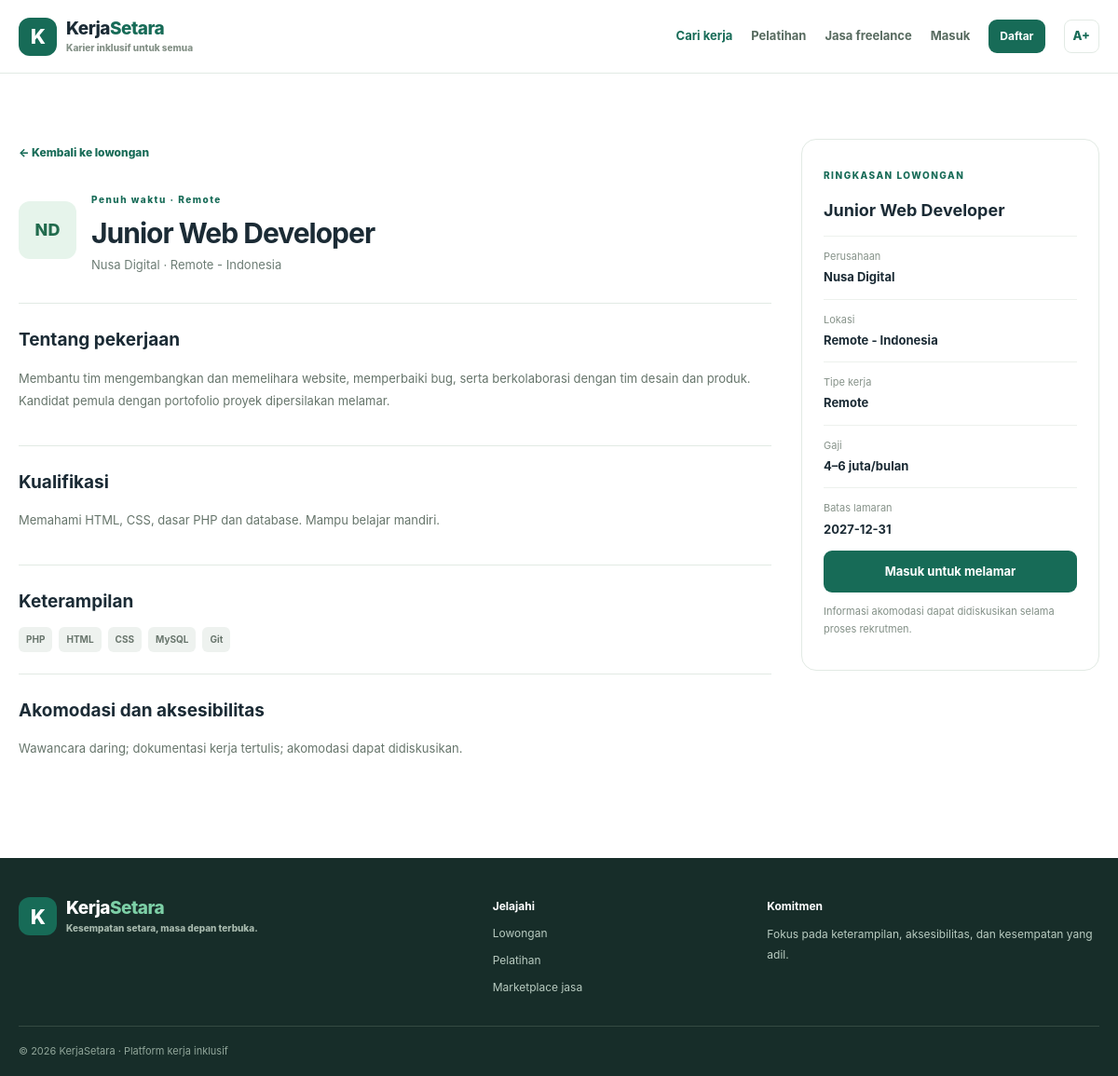
The app's page /public/job.php?id=1 with its own data.
### tables this page shows
CREATE TABLE jobs(id INT UNSIGNED AUTO_INCREMENT PRIMARY KEY,company_id INT UNSIGNED NOT NULL,title VARCHAR(180) NOT NULL,description TEXT NOT NULL,requirements TEXT,skills TEXT,work_type ENUM('Remote','Hybrid','Onsite') DEFAULT 'Remote',employment_type VARCHAR(50) DEFAULT 'Penuh waktu',location VARCHAR(120),salary_range VARCHAR(100),accessibility TEXT,deadline DATE,status ENUM('Aktif','Ditangguhkan','Ditutup') DEFAULT 'Aktif',created_at TIMESTAMP DEFAULT CURRENT_TIMESTAMP,updated_at TIMESTAMP DEFAULT CURRENT_TIMESTAMP ON UPDATE CURRENT_TIMESTAMP,FOREIGN KEY(company_id) REFERENCES users(id) ON DELETE CASCADE,INDEX(status),INDEX(work_type));

### app/helpers.php (called while the page is built, shortened)
<?php
require_once __DIR__.'/../config/config.php';
function e(?string $s): string { return htmlspecialchars($s??'',ENT_QUOTES,'UTF-8'); }
function url(string $p=''): string { return rtrim(BASE_URL,'/').($p?'/'.ltrim($p,'/'):'/'); }
function current_user(): ?array { return $_SESSION['user']??null; }
function initials(string $s): string { $out='';foreach(array_slice(preg_split('/\s+/',trim($s))?:[],0,2) as $p)$out.=strtoupper(substr($p,0,1));return $out?:'KS'; }

### config/config.php (called while the page is built, shortened)
<?php
function db(): PDO {
 $pdo=new PDO('mysql:host='.DB_HOST.';dbname='.DB_NAME.';charset=utf8mb4',DB_USER,DB_PASS,[
  PDO::ATTR_ERRMODE=>PDO::ERRMODE_EXCEPTION,
  PDO::ATTR_DEFAULT_FETCH_MODE=>PDO::FETCH_ASSOC,
  PDO::ATTR_EMULATE_PREPARES=>false
 ]);
 return $pdo;
}

### public/job.php (the view, shortened to what this page needs)
<?php
require_once __DIR__.'/../app/layout.php';$id=(int)($_GET['id']??0);$st=db()->prepare("SELECT j.*,COALESCE(cp.company_name,u.name) company FROM jobs j JOIN users u ON u.id=j.company_id LEFT JOIN company_profiles cp ON cp.user_id=u.id WHERE j.id=? AND j.status='Aktif'");$st->execute([$id]);$j=$st->fetch();if(!$j){http_response_code(404);page_header('Lowongan tidak ditemukan');echo '<section class="section container"><div class="empty"><h1>Lowongan tidak ditemukan</h1><a class="btn btn-primary" href="'.e(url('jobs.php')).'">Kembali</a></div></section>';page_footer();exit;}$already=false;if(current_user()&&current_user()['role']==='candidate'){$a=db()->prepare('SELECT id FROM applications WHERE job_id=? AND candidate_id=?');$a->execute([$id,current_user()['id']]);$already=(bool)$a->fetchColumn();}page_header($j['title'],'jobs'); ?>
<section class="section"><div class="container detail-grid"><div><a class="link" href="<?=e(url('jobs.php'))?>">← Kembali ke lowongan</a><div class="detail-title"><div class="company-logo large"><?=e(initials($j['company']))?></div><div><span class="eyebrow"><?=e($j['employment_type'])?> · <?=e($j['work_type'])?></span><h1><?=e($j['title'])?></h1><p class="muted"><?=e($j['company'])?> · <?=e($j['location'])?></p></div></div><?php foreach(['Tentang pekerjaan'=>'description','Kualifikasi'=>'requirements','Keterampilan'=>'skills','Akomodasi dan aksesibilitas'=>'accessibility'] as $label=>$key):?><div class="detail-block"><h2><?=$label?></h2><?php if($key==='skills'):?><div class="tags"><?php foreach(array_filter(array_map('trim',explode(',',$j[$key]??''))) as $skill):?><span class="tag"><?=e($skill)?></span><?php endforeach;?></div><?php else:?><p class="preserve"><?=e($j[$key]?:($key==='accessibility'?'Hubungi perusahaan untuk mendiskusikan kebutuhan aksesibilitas.':'Belum ada informasi.'))?></p><?php endif;?></div><?php endforeach;?></div><aside class="panel apply-panel"><span class="eyebrow">RINGKASAN LOWONGAN</span><h2><?=e($j['title'])?></h2><?php foreach(['Perusahaan'=>$j['company'],'Lokasi'=>$j['location']?:'Fleksibel','Tipe kerja'=>$j['work_type'],'Gaji'=>$j['salary_range']?:'Sesuai kesepakatan','Batas lamaran'=>$j['deadline']?:'Tidak ditentukan'] as $k=>$v):?><div class="summary"><small><?=e($k)?></small><b><?=e($v)?></b></div><?php endforeach;?><?php if($already):?><div class="alert alert-success">Kamu sudah melamar lowongan ini.</div><a class="btn btn-outline full" href="<?=e(url('candidate/applications.php'))?>">Lihat status lamaran</a><?php elseif(!current_user()):?><a class="btn btn-primary full" href="<?=e(url('login.php'))?>">Masuk untuk melamar</a><?php else:?><p class="tiny">Akun perusahaan/admin tidak dapat melamar.</p><?php endif;?><p class="tiny">Informasi akomodasi dapat didiskusikan selama proses rekrutmen.</p></aside></div></section>

### public/assets/css/style.css (style rules this page uses)
* { box-sizing:border-box }
:root { --ink:#1b2b35;--muted:#6d7d75;--green:#176b57;--green2:#e8f5ed;--line:#e2eae4;--cream:#f5faf6;--purple:#6c5bc8;font-family:Inter,system-ui,-apple-system,"Segoe UI",sans-serif;color:var(--ink);font-size:16px }
body { margin:0;line-height:1.65 }
a { color:inherit;text-decoration:none }
.container { width:min(1160px,calc(100% - 40px));margin:auto }
.btn { display:inline-flex;align-items:center;justify-content:center;gap:7px;padding:11px 16px;border-radius:9px;border:1px solid transparent;font-size:13px;font-weight:750;cursor:pointer;transition:.15s }
.btn-primary { background:var(--green);color:white }
.full { width:100% }
.eyebrow { font-size:10px;font-weight:850;letter-spacing:1.5px;color:var(--green) }
h1,h2,h3,p { overflow-wrap:anywhere }
.section { padding:70px 0 }
.section-title p,.muted { color:var(--muted) }
.link { color:var(--green);font-size:12px;font-weight:800 }
.tiny { font-size:11px;line-height:1.7;color:#839087 }
.panel { background:white;border:1px solid var(--line);border-radius:16px;padding:23px }
.panel h2 { font-size:18px;margin:0 0 16px }
.company-logo { width:46px;height:46px;flex:0 0 auto;display:grid;place-items:center;background:#e6f4eb;color:#216b4d;border-radius:12px;font-weight:850 }
.company-logo.large { width:62px;height:62px;font-size:18px }
.tags { display:flex;flex-wrap:wrap;gap:7px }
.tag { display:inline-flex;padding:5px 8px;border-radius:6px;background:#eef2ef;color:#68756c;font-size:10px;font-weight:700 }
.detail-grid { display:grid;grid-template-columns:minmax(0,1fr) 320px;gap:32px;align-items:start }
.detail-title { display:flex;gap:16px;align-items:center;margin:24px 0 30px }
.detail-title h1 { font-size:30px;line-height:1.2;letter-spacing:-1px;margin:6px 0 }
.detail-title p { font-size:13px;margin:0 }
.detail-block { border-top:1px solid var(--line);padding:23px 0 }
.detail-block h2 { font-size:19px;margin:0 0 12px }
.detail-block p { font-size:13px;line-height:1.85;color:#66756b }
.preserve { white-space:pre-line }
.apply-panel { position:sticky;top:100px }
.apply-panel h2 { margin:12px 0 }
.summary { border-top:1px solid #edf1ed;padding:12px 0;display:flex;flex-direction:column;gap:3px }
.summary small { font-size:11px;color:#87938a }
.summary b { font-size:13px }

### records on screen
jobs: employment_type "Penuh waktu", work_type "Remote", title "Junior Web Developer", location "Remote - Indonesia", description "Membantu tim mengembangkan dan memelihara website, memperbaiki bug, serta berkolaborasi dengan tim desain dan produk. Kandidat pemula dengan portofolio proyek dipersilakan melamar.", requirements "Memahami HTML, CSS, dasar PHP dan database. Mampu belajar mandiri.", skills "PHP", skills "HTML", skills "CSS", skills "MySQL", skills "Git", accessibility "Wawancara daring; dokumentasi kerja tertulis; akomodasi dapat didiskusikan.", salary_range "4–6 juta/bulan", deadline "2027-12-31"

### other values on screen
initials($j['company']) "ND"
$j['company'] "Nusa Digital"
$label "Tentang pekerjaan"
$label "Kualifikasi"
$label "Keterampilan"
$label "Akomodasi dan aksesibilitas"
$k "Perusahaan"
$v "Nusa Digital"
$k "Lokasi"
$k "Tipe kerja"
$k "Gaji"
$k "Batas lamaran"
